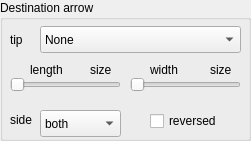
    <widget class="QGroupBox" name="groupBox_18">
     <property name="geometry">
      <rect>
       <x>280</x>
       <y>510</y>
       <width>251</width>
       <height>141</height>
      </rect>
     </property>
     <property name="title">
      <string>Destination arrow</string>
     </property>
     <widget class="QLabel" name="label_202">
      <property name="geometry">
       <rect>
        <x>10</x>
        <y>20</y>
        <width>21</width>
        <height>41</height>
       </rect>
      </property>
      <property name="focusPolicy">
       <enum>Qt::ClickFocus</enum>
      </property>
      <property name="text">
       <string>tip</string>
      </property>
     </widget>
     <widget class="QSlider" name="fct_hslider_d_arrow_length">
      <property name="geometry">
       <rect>
        <x>10</x>
        <y>70</y>
        <width>111</width>
        <height>29</height>
       </rect>
      </property>
      <property name="focusPolicy">
       <enum>Qt::ClickFocus</enum>
      </property>
      <property name="maximum">
       <number>32</number>
      </property>
      <property name="singleStep">
       <number>1</number>
      </property>
      <property name="value">
       <number>0</number>
      </property>
      <property name="orientation">
       <enum>Qt::Horizontal</enum>
      </property>
     </widget>
     <widget class="QSlider" name="fct_hslider_d_arrow_width">
      <property name="geometry">
       <rect>
        <x>130</x>
        <y>70</y>
        <width>111</width>
        <height>29</height>
       </rect>
      </property>
      <property name="focusPolicy">
       <enum>Qt::ClickFocus</enum>
      </property>
      <property name="maximum">
       <number>32</number>
      </property>
      <property name="singleStep">
       <number>1</number>
      </property>
      <property name="value">
       <number>0</number>
      </property>
      <property name="orientation">
       <enum>Qt::Horizontal</enum>
      </property>
     </widget>
     <widget class="QLabel" name="label_203">
      <property name="geometry">
       <rect>
        <x>150</x>
        <y>60</y>
        <width>41</width>
        <height>20</height>
       </rect>
      </property>
      <property name="focusPolicy">
       <enum>Qt::ClickFocus</enum>
      </property>
      <property name="text">
       <string>width</string>
      </property>
     </widget>
     <widget class="QLabel" name="fct_label_d_arrow_width">
      <property name="geometry">
       <rect>
        <x>210</x>
        <y>60</y>
        <width>31</width>
        <height>20</height>
       </rect>
      </property>
      <property name="focusPolicy">
       <enum>Qt::ClickFocus</enum>
      </property>
      <property name="text">
       <string>size</string>
      </property>
     </widget>
     <widget class="QLabel" name="fct_label_d_arrow_length">
      <property name="geometry">
       <rect>
        <x>90</x>
        <y>60</y>
        <width>31</width>
        <height>20</height>
       </rect>
      </property>
      <property name="focusPolicy">
       <enum>Qt::ClickFocus</enum>
      </property>
      <property name="text">
       <string>size</string>
      </property>
     </widget>
     <widget class="QComboBox" name="fct_cb_selector_d_arrow_side">
      <property name="geometry">
       <rect>
        <x>40</x>
        <y>110</y>
        <width>81</width>
        <height>27</height>
       </rect>
      </property>
      <property name="focusPolicy">
       <enum>Qt::ClickFocus</enum>
      </property>
      <item>
       <property name="text">
        <string>both</string>
       </property>
      </item>
      <item>
       <property name="text">
        <string>left</string>
       </property>
      </item>
      <item>
       <property name="text">
        <string>right</string>
       </property>
      </item>
     </widget>
     <widget class="QLabel" name="label_204">
      <property name="geometry">
       <rect>
        <x>10</x>
        <y>100</y>
        <width>31</width>
        <height>41</height>
       </rect>
      </property>
      <property name="focusPolicy">
       <enum>Qt::ClickFocus</enum>
      </property>
      <property name="text">
       <string>side</string>
      </property>
     </widget>
     <widget class="QCheckBox" name="fct_checkb_d_arrow_reversed">
      <property name="geometry">
       <rect>
        <x>150</x>
        <y>110</y>
        <width>91</width>
        <height>22</height>
       </rect>
      </property>
      <property name="text">
       <string>reversed</string>
      </property>
     </widget>
     <widget class="QLabel" name="label_205">
      <property name="geometry">
       <rect>
        <x>30</x>
        <y>60</y>
        <width>51</width>
        <height>20</height>
       </rect>
      </property>
      <property name="focusPolicy">
       <enum>Qt::ClickFocus</enum>
      </property>
      <property name="text">
       <string>length</string>
      </property>
     </widget>
     <widget class="QComboBox" name="fct_cb_selector_d_arrow_tip">
      <property name="geometry">
       <rect>
        <x>40</x>
        <y>26</y>
        <width>201</width>
        <height>27</height>
       </rect>
      </property>
      <property name="focusPolicy">
       <enum>Qt::ClickFocus</enum>
      </property>
      <item>
       <property name="text">
        <string>None</string>
       </property>
      </item>
      <item>
       <property name="text">
        <string>stealth</string>
       </property>
      </item>
      <item>
       <property name="text">
        <string>stealth round</string>
       </property>
      </item>
      <item>
       <property name="text">
        <string>stealth open</string>
       </property>
      </item>
      <item>
       <property name="text">
        <string>stealth open round</string>
       </property>
      </item>
      <item>
       <property name="text">
        <string>&lt;</string>
       </property>
      </item>
      <item>
       <property name="text">
        <string>&gt;</string>
       </property>
      </item>
      <item>
       <property name="text">
        <string>latex</string>
       </property>
      </item>
      <item>
       <property name="text">
        <string>latex round</string>
       </property>
      </item>
      <item>
       <property name="text">
        <string>latex open</string>
       </property>
      </item>
      <item>
       <property name="text">
        <string>latex open round</string>
       </property>
      </item>
      <item>
       <property name="text">
        <string>to / classical tikz rightarrow</string>
       </property>
      </item>
      <item>
       <property name="text">
        <string>computer modern rightarrow</string>
       </property>
      </item>
      <item>
       <property name="text">
        <string>implies</string>
       </property>
      </item>
      <item>
       <property name="text">
        <string>butt cap</string>
       </property>
      </item>
      <item>
       <property name="text">
        <string>fast round</string>
       </property>
      </item>
      <item>
       <property name="text">
        <string>fast triangle</string>
       </property>
      </item>
      <item>
       <property name="text">
        <string>round cap</string>
       </property>
      </item>
      <item>
       <property name="text">
        <string>triangle cap</string>
       </property>
      </item>
      <item>
       <property name="text">
        <string>circle</string>
       </property>
      </item>
      <item>
       <property name="text">
        <string>circle open</string>
       </property>
      </item>
      <item>
       <property name="text">
        <string>diamond</string>
       </property>
      </item>
      <item>
       <property name="text">
        <string>diamond open</string>
       </property>
      </item>
      <item>
       <property name="text">
        <string>ellipse</string>
       </property>
      </item>
      <item>
       <property name="text">
        <string>ellipse open</string>
       </property>
      </item>
      <item>
       <property name="text">
        <string>kite</string>
       </property>
      </item>
      <item>
       <property name="text">
        <string>kite open</string>
       </property>
      </item>
      <item>
       <property name="text">
        <string>rectangle</string>
       </property>
      </item>
      <item>
       <property name="text">
        <string>rectangle open</string>
       </property>
      </item>
      <item>
       <property name="text">
        <string>square</string>
       </property>
      </item>
      <item>
       <property name="text">
        <string>square open</string>
       </property>
      </item>
      <item>
       <property name="text">
        <string>triangle</string>
       </property>
      </item>
      <item>
       <property name="text">
        <string>triangle open</string>
       </property>
      </item>
      <item>
       <property name="text">
        <string>turned square</string>
       </property>
      </item>
      <item>
       <property name="text">
        <string>turned square open</string>
       </property>
      </item>
      <item>
       <property name="text">
        <string>arc barb</string>
       </property>
      </item>
      <item>
       <property name="text">
        <string>bar</string>
       </property>
      </item>
      <item>
       <property name="text">
        <string>bracket</string>
       </property>
      </item>
      <item>
       <property name="text">
        <string>hooks</string>
       </property>
      </item>
      <item>
       <property name="text">
        <string>parenthesis</string>
       </property>
      </item>
      <item>
       <property name="text">
        <string>straight barb</string>
       </property>
      </item>
      <item>
       <property name="text">
        <string>tee barb</string>
       </property>
      </item>
     </widget>
    </widget>
